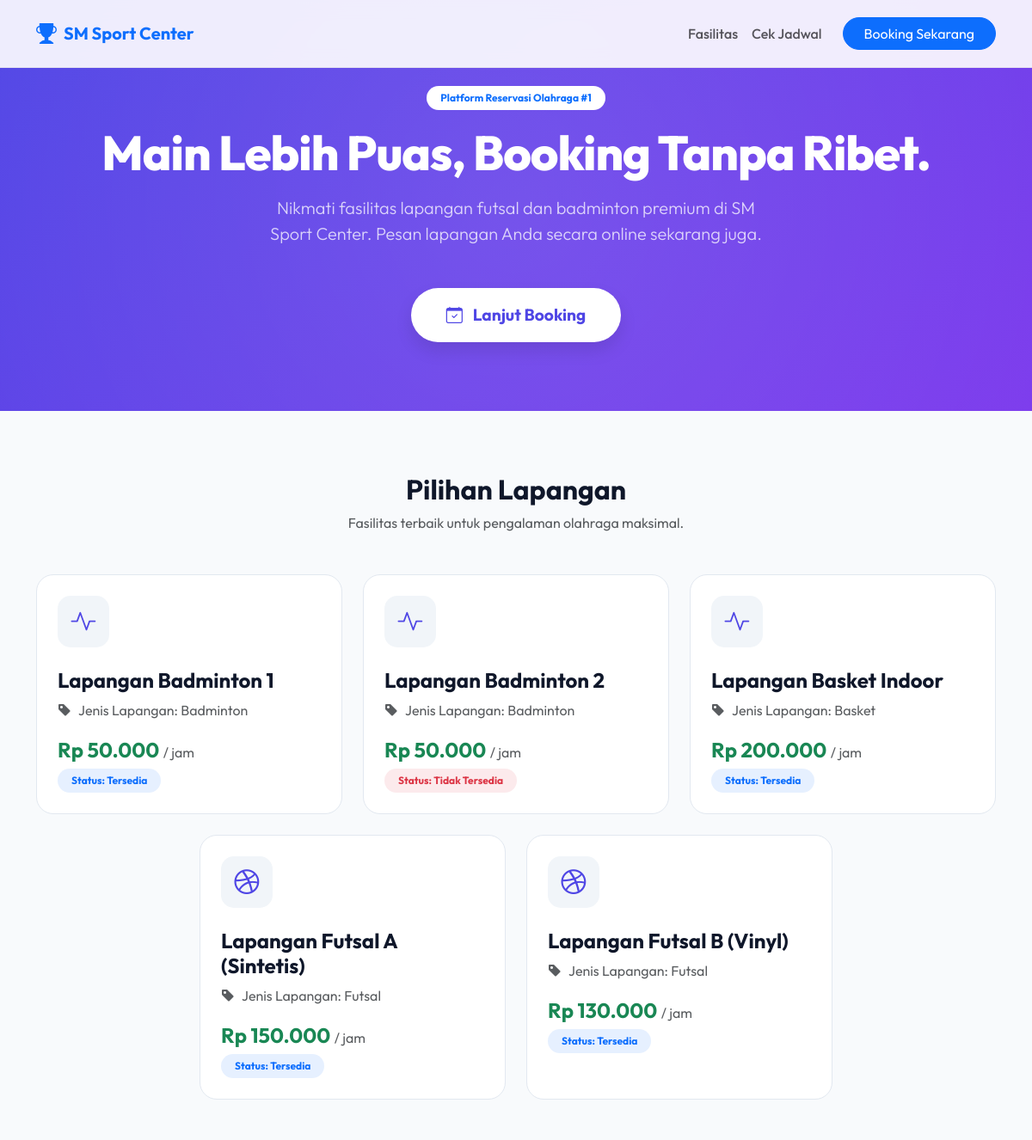
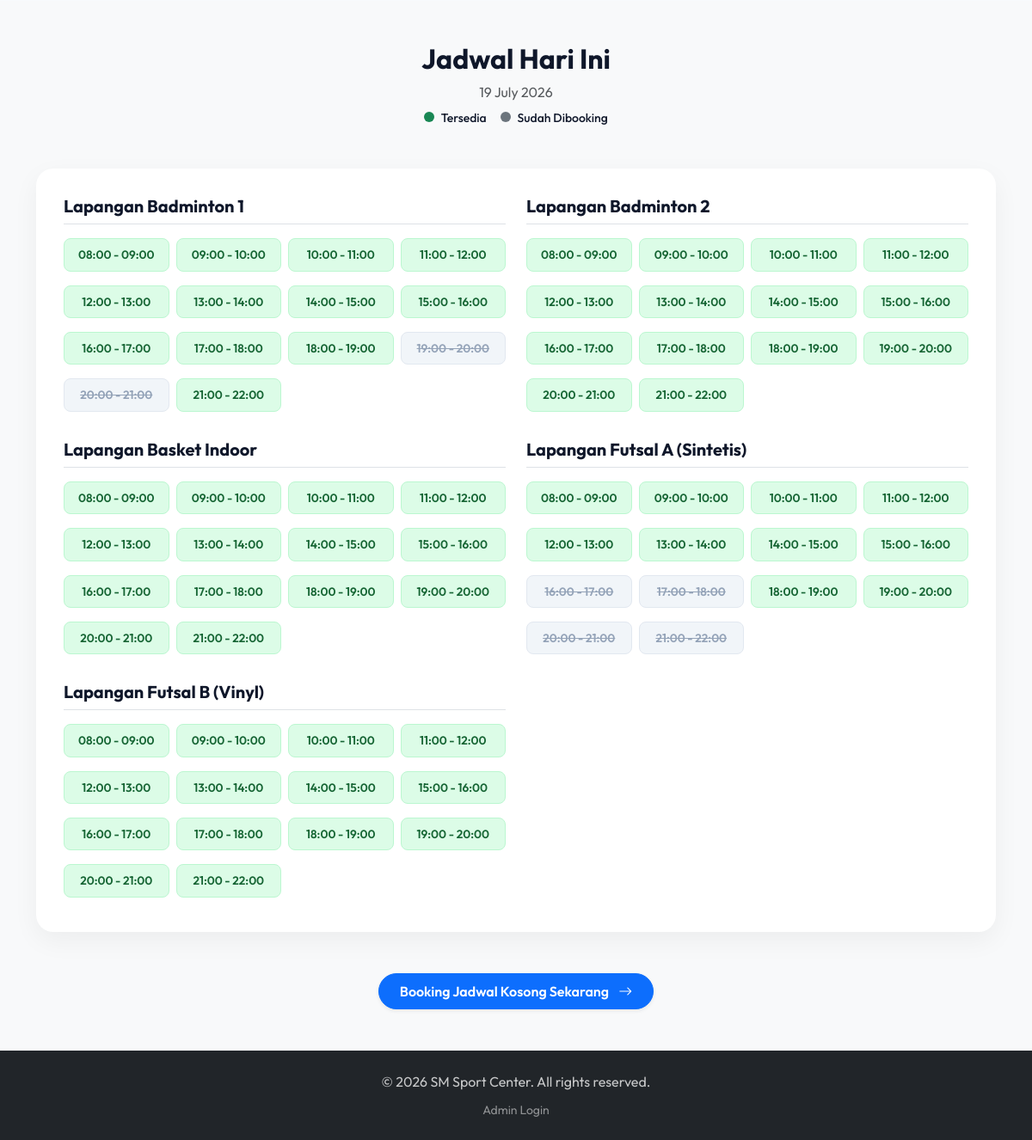
The page / on the database its author committed (2 pictures, top to bottom).
### tables this page shows
CREATE TABLE IF NOT EXISTS `lapangan` (
  `id_lapangan` INT AUTO_INCREMENT PRIMARY KEY,
  `nama_lapangan` VARCHAR(100) NOT NULL,
  `jenis` VARCHAR(50) NOT NULL,  
  `harga_per_jam` INT NOT NULL,
  `status` ENUM('Tersedia', 'Tidak Tersedia') NOT NULL DEFAULT 'Tersedia'
);

### index.php (the view, shortened to what this page needs)
<?php
require_once 'config/koneksi.php';
$stmt_lapangan = $koneksi->query("SELECT * FROM lapangan ORDER BY nama_lapangan");
$lapangan = $stmt_lapangan->fetchAll();
$hari_ini = date('Y-m-d');
$stmt_reservasi = $koneksi->prepare("
    SELECT id_lapangan, jam_mulai, jam_selesai
    FROM reservasi
    WHERE tanggal = ? AND status != 'Dibatalkan'
");
$stmt_reservasi->execute([$hari_ini]);
$reservasi_hari_ini = $stmt_reservasi->fetchAll();
$booked_slots = [];
foreach ($reservasi_hari_ini as $res) {
    $id_lap = $res['id_lapangan'];
    $start_hour = (int)date('H', strtotime($res['jam_mulai']));
    $end_hour = (int)date('H', strtotime($res['jam_selesai']));
    if (!isset($booked_slots[$id_lap])) {
        $booked_slots[$id_lap] = [];
    }
    for ($i = $start_hour; $i < $end_hour; $i++) {
        $booked_slots[$id_lap][] = $i;
    }
}
?>
<!DOCTYPE html>
<html lang="id">
<head>
    <link href="https://cdn.jsdelivr.net/npm/bootstrap@5.3.0/dist/css/bootstrap.min.css" rel="stylesheet">
    <link href="https://cdn.jsdelivr.net/npm/bootstrap-icons@1.10.5/font/bootstrap-icons.css" rel="stylesheet">
</head>
<body>
    <nav class="navbar navbar-expand-lg navbar-light fixed-top py-3">
        <div class="container">
            <a class="navbar-brand fw-bold text-primary d-flex align-items-center" href="#">
                <i class="bi bi-trophy-fill me-2 fs-4"></i> SM Sport Center
            </a>
            <div class="collapse navbar-collapse" id="navbarNav">
                <ul class="navbar-nav ms-auto align-items-center">
                    <li class="nav-item">
                        <a class="nav-link fw-medium" href="#fasilitas">Fasilitas</a>
                    </li>
                    <li class="nav-item">
                        <a class="nav-link fw-medium" href="#jadwal">Cek Jadwal</a>
                    </li>
                    <li class="nav-item ms-lg-3 mt-3 mt-lg-0">
                        <a class="btn btn-primary rounded-pill px-4" href="booking.php">Booking Sekarang</a>
                    </li>
                </ul>
            </div>
        </div>
    </nav>
    <section class="hero text-center">
        <div class="container position-relative z-1">
            <span class="badge bg-white text-primary px-3 py-2 rounded-pill mb-3 fw-bold">Platform Reservasi Olahraga #1</span>
            <h1 class="hero-title">Main Lebih Puas, Booking Tanpa Ribet.</h1>
            <p class="lead mb-5 opacity-75 mx-auto" style="max-width: 600px;">
                Nikmati fasilitas lapangan futsal dan badminton premium di SM Sport Center. Pesan lapangan Anda secara online sekarang juga.
            </p>
            <a href="booking.php" class="btn btn-booking-lg text-decoration-none">
                <i class="bi bi-calendar-check me-2"></i> Lanjut Booking
            </a>
        </div>
    </section>
    <section id="fasilitas" class="py-5 mt-4">
        <div class="container">
            <div class="text-center mb-5">
                <h2 class="fw-bold">Pilihan Lapangan</h2>
                <p class="text-muted">Fasilitas terbaik untuk pengalaman olahraga maksimal.</p>
            </div>
            <div class="row g-4 justify-content-center">
                <?php foreach($lapangan as $lap): ?>
                <div class="col-md-6 col-lg-4">
                    <div class="court-card p-4">
                        <div class="court-icon">
                            <i class="bi <?= strpos(strtolower($lap['nama_lapangan']), 'futsal') !== false ? 'bi-dribbble' : 'bi-activity' ?>"></i>
                        </div>
                        <h4 class="fw-bold mb-2"><?= htmlspecialchars($lap['nama_lapangan']) ?></h4>
                        <div class="d-flex align-items-center mb-3 text-muted">
                            <i class="bi bi-tag-fill me-2"></i> Jenis Lapangan: <?= htmlspecialchars($lap['jenis']) ?>
                        </div>
                        <div class="mt-auto">
                            <div class="fs-4 fw-bold text-success mb-1">
                                Rp <?= number_format($lap['harga_per_jam'], 0, ',', '.') ?> <span class="fs-6 text-muted fw-normal">/ jam</span>
                            </div>
                            <span class="badge bg-<?= $lap['status'] == 'Tersedia' ? 'primary' : 'danger' ?> bg-opacity-10 text-<?= $lap['status'] == 'Tersedia' ? 'primary' : 'danger' ?> px-3 py-2 rounded-pill">
                                Status: <?= $lap['status'] ?>
                            </span>
                        </div>
                    </div>
                </div>
                <?php endforeach; ?>
            </div>
        </div>
    </section>
    <section id="jadwal" class="py-5 bg-light">
        <div class="container">
            <div class="text-center mb-5">
                <h2 class="fw-bold">Jadwal Hari Ini</h2>
                <p class="text-muted mb-2"><?= date('d F Y') ?></p>
                <div class="d-flex justify-content-center gap-3">
                    <span class="small fw-medium"><span class="legend-dot bg-success"></span> Tersedia</span>
                    <span class="small fw-medium"><span class="legend-dot bg-secondary"></span> Sudah Dibooking</span>
                </div>
            </div>
            <div class="schedule-container">
                <div class="row g-4">
                    <?php foreach($lapangan as $lap): ?>
                    <div class="col-lg-6">
                        <h5 class="fw-bold mb-3 border-bottom pb-2"><?= htmlspecialchars($lap['nama_lapangan']) ?></h5>
                        <div class="row g-2">
                            <?php
                            $id_lap = $lap['id_lapangan'];
                            for ($jam = 8; $jam <= 21; $jam++):
                                $is_booked = isset($booked_slots[$id_lap]) && in_array($jam, $booked_slots[$id_lap]);
                                $time_label = sprintf("%02d:00 - %02d:00", $jam, $jam+1);
                            ?>
                                <div class="col-4 col-md-3">
                                    <div class="time-slot <?= $is_booked ? 'slot-booked' : 'slot-available' ?>">
                                        <?= $time_label ?>
                                    </div>
                                </div>
                            <?php endfor; ?>
                        </div>
                    </div>
                    <?php endforeach; ?>
                </div>
            </div>
            <div class="text-center mt-5">
                <a href="booking.php" class="btn btn-primary rounded-pill px-4 py-2 fw-semibold shadow-sm">
                    Booking Jadwal Kosong Sekarang <i class="bi bi-arrow-right ms-2"></i>
                </a>
            </div>
        </div>
    </section>
    <footer class="bg-dark text-white text-center py-4 mt-auto">
        <div class="container">
            <p class="mb-0 opacity-75">&copy; <?= date('Y') ?> SM Sport Center. All rights reserved.</p>
            <div class="mt-2">
                <a href="login.php" class="text-white-50 text-decoration-none small">Admin Login</a>
            </div>
        </div>
    </footer>
</body>
</html>

### index.php (style rules this page uses)
body { font-family: 'Outfit', sans-serif; background-color: #f8fafc; color: #0f172a; }
.navbar { background: rgba(255, 255, 255, 0.9); backdrop-filter: blur(10px); border-bottom: 1px solid rgba(0,0,0,0.05); }
.hero { background: linear-gradient(135deg, #4f46e5 0%, #7c3aed 100%); color: white; padding: 100px 0 80px; position: relative; overflow: hidden; }
.hero::before { content: ''; position: absolute; top: -50%; left: -50%; width: 200%; height: 200%; background: radial-gradient(circle, rgba(255,255,255,0.1) 0%, transparent 60%); animation: pulse 15s infinite; }
.hero-title { font-size: 3.5rem; font-weight: 800; letter-spacing: -1px; margin-bottom: 1rem; }
.btn-booking-lg { background: #fff; color: #4f46e5; font-weight: 700; padding: 1rem 2.5rem; border-radius: 50px; font-size: 1.2rem; transition: all 0.3s; box-shadow: 0 10px 20px rgba(0,0,0,0.1); }
.court-card { background: #fff; border-radius: 20px; border: 1px solid #e2e8f0; transition: all 0.3s; height: 100%; }
.court-icon { width: 60px; height: 60px; background: #f1f5f9; border-radius: 15px; display: flex; align-items: center; justify-content: center; font-size: 1.8rem; color: #4f46e5; margin-bottom: 1.5rem; }
.schedule-container { background: #fff; border-radius: 20px; padding: 2rem; box-shadow: 0 10px 30px rgba(0,0,0,0.05); }
.time-slot { padding: 0.5rem; text-align: center; border-radius: 8px; font-size: 0.85rem; font-weight: 600; margin-bottom: 0.5rem; border: 1px solid transparent; transition: all 0.2s; }
.slot-available { background: #dcfce7; color: #166534; border-color: #bbf7d0; }
.slot-booked { background: #f1f5f9; color: #94a3b8; border-color: #e2e8f0; cursor: not-allowed; text-decoration: line-through; }
.legend-dot { width: 12px; height: 12px; border-radius: 50%; display: inline-block; margin-right: 5px; }

### rows shown on the page
lapangan: nama_lapangan "Lapangan Badminton 1", jenis "Badminton", harga_per_jam "50.000", status "Tersedia", time_label "08:00 - 09:00", time_label "09:00 - 10:00", time_label "10:00 - 11:00", time_label "11:00 - 12:00", time_label "12:00 - 13:00", time_label "13:00 - 14:00", time_label "14:00 - 15:00", time_label "15:00 - 16:00", time_label "16:00 - 17:00", time_label "17:00 - 18:00", time_label "18:00 - 19:00", time_label "19:00 - 20:00", time_label "20:00 - 21:00", time_label "21:00 - 22:00"
lapangan: nama_lapangan "Lapangan Badminton 2", jenis "Badminton", harga_per_jam "50.000", status "Tidak Tersedia", time_label "08:00 - 09:00", time_label "09:00 - 10:00", time_label "10:00 - 11:00", time_label "11:00 - 12:00", time_label "12:00 - 13:00", time_label "13:00 - 14:00", time_label "14:00 - 15:00", time_label "15:00 - 16:00", time_label "16:00 - 17:00", time_label "17:00 - 18:00", time_label "18:00 - 19:00", time_label "19:00 - 20:00", time_label "20:00 - 21:00", time_label "21:00 - 22:00"
lapangan: nama_lapangan "Lapangan Basket Indoor", jenis "Basket", harga_per_jam "200.000", status "Tersedia", time_label "08:00 - 09:00", time_label "09:00 - 10:00", time_label "10:00 - 11:00", time_label "11:00 - 12:00", time_label "12:00 - 13:00", time_label "13:00 - 14:00", time_label "14:00 - 15:00", time_label "15:00 - 16:00", time_label "16:00 - 17:00", time_label "17:00 - 18:00", time_label "18:00 - 19:00", time_label "19:00 - 20:00", time_label "20:00 - 21:00", time_label "21:00 - 22:00"
lapangan: nama_lapangan "Lapangan Futsal A (Sintetis)", jenis "Futsal", harga_per_jam "150.000", status "Tersedia", time_label "08:00 - 09:00", time_label "09:00 - 10:00", time_label "10:00 - 11:00", time_label "11:00 - 12:00", time_label "12:00 - 13:00", time_label "13:00 - 14:00", time_label "14:00 - 15:00", time_label "15:00 - 16:00", time_label "16:00 - 17:00", time_label "17:00 - 18:00", time_label "18:00 - 19:00", time_label "19:00 - 20:00", time_label "20:00 - 21:00", time_label "21:00 - 22:00"
lapangan: nama_lapangan "Lapangan Futsal B (Vinyl)", jenis "Futsal", harga_per_jam "130.000", status "Tersedia", time_label "08:00 - 09:00", time_label "09:00 - 10:00", time_label "10:00 - 11:00", time_label "11:00 - 12:00", time_label "12:00 - 13:00", time_label "13:00 - 14:00", time_label "14:00 - 15:00", time_label "15:00 - 16:00", time_label "16:00 - 17:00", time_label "17:00 - 18:00", time_label "18:00 - 19:00", time_label "19:00 - 20:00", time_label "20:00 - 21:00", time_label "21:00 - 22:00"
